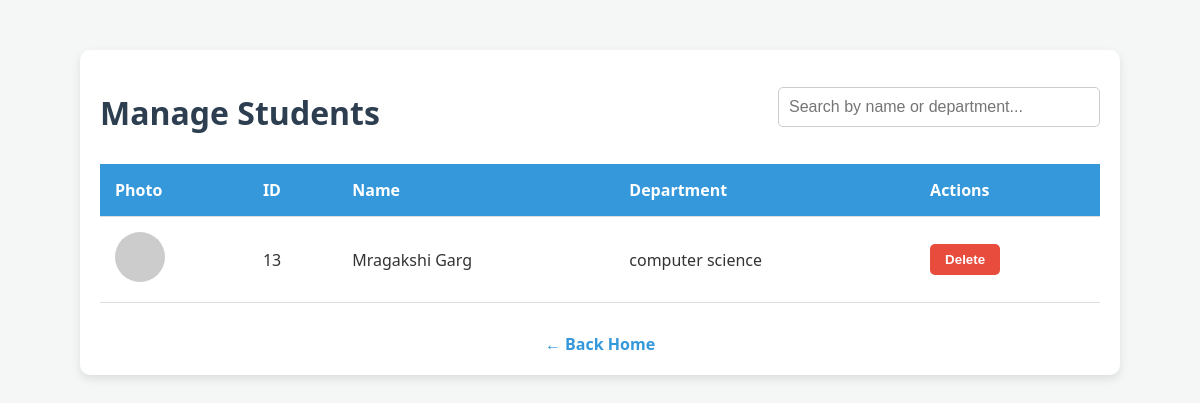
/manage, run on the app's committed database.
### tables this page shows
CREATE TABLE students (
            id INTEGER PRIMARY KEY AUTOINCREMENT,
            name TEXT NOT NULL,
            department TEXT NOT NULL,
            encoding_path TEXT NOT NULL
        );

### app.py (the view)
@app.route('/manage')
def manage():
    conn = get_db_connection()
    students = conn.execute('SELECT * FROM students ORDER BY id DESC').fetchall()
    conn.close()
    return render_template('manage.html', students=students)

### app.py (called while the page is built)
def get_db_connection():
    conn = sqlite3.connect('database.db')
    conn.row_factory = sqlite3.Row
    return conn

### templates/manage.html (shortened to what this page needs)
<!DOCTYPE html>
<html lang="en">
<head>
    <link rel="stylesheet" href="{{ url_for('static', filename='css/style.css') }}">
</head>
<body>
    <div class="container">
        <div class="header-content">
            <h1>Manage Students</h1>
            <input type="text" id="searchInput" class="search-box" placeholder="Search by name or department...">
        </div>
        <table id="studentsTable">
            <thead>
                <tr>
                    <th>Photo</th>
                    <th>ID</th>
                    <th>Name</th>
                    <th>Department</th>
                    <th>Actions</th>
                </tr>
            </thead>
            <tbody>
                {% for student in students %}
                <tr>
                    <td>
                        <img src="{{ url_for('static', filename=student.encoding_path.split('static\\')[-1] if 'static\\' in student.encoding_path else student.encoding_path.split('static/')[-1]) }}"
                            class="face-preview" alt="Face"
                            onerror="this.src='https://via.placeholder.com/50?text=No+Img'">
                    </td>
                    <td>{{ student.id }}</td>
                    <td class="student-name">{{ student.name }}</td>
                    <td class="student-dept">{{ student.department }}</td>
                    <td>
                        <form action="{{ url_for('delete_student', id=student.id) }}" method="POST"
                            onsubmit="return confirm('Are you sure you want to delete {{ student.name }}? This will also delete their attendance records and face image.');">
                            <button type="submit" class="delete-btn">Delete</button>
                        </form>
                    </td>
                </tr>
                {% else %}
                <tr>
                    <td colspan="5" style="text-align: center;">No students registered yet.</td>
                </tr>
                {% endfor %}
            </tbody>
        </table>
        <div style="text-align: center; margin-top: 30px;">
            <a href="/" style="color: #3498db; text-decoration: none; font-weight: bold;">&larr; Back Home</a>
        </div>
    </div>
</body>
</html>

### static/css/style.css (style rules this page uses)
body { background-color: #f4f7f6; color: #333; font-family: 'Segoe UI', Tahoma, Geneva, Verdana, sans-serif; text-align: center; margin-top: 50px; }
h1 { color: #2c3e50; margin-bottom: 10px; }

### templates/manage.html (style rules this page uses)
.container { max-width: 1000px; margin: 40px auto; padding: 20px; background: white; border-radius: 10px; box-shadow: 0 4px 10px rgba(0, 0, 0, 0.1); }
.header-content { display: flex; justify-content: space-between; align-items: center; margin-bottom: 20px; }
.search-box { padding: 10px; width: 300px; border-radius: 5px; border: 1px solid #ccc; font-size: 16px; }
table { width: 100%; border-collapse: collapse; margin-top: 20px; }
th, td { padding: 15px; border-bottom: 1px solid #ddd; text-align: left; }
th { background-color: #3498db; color: white; }
.delete-btn { background-color: #e74c3c; color: white; border: none; padding: 8px 15px; border-radius: 5px; cursor: pointer; font-weight: bold; transition: background 0.3s; }
.face-preview { width: 50px; height: 50px; border-radius: 50%; object-fit: cover; }

### data on the page
students: id "13", name "Mragakshi Garg", department "computer science"
